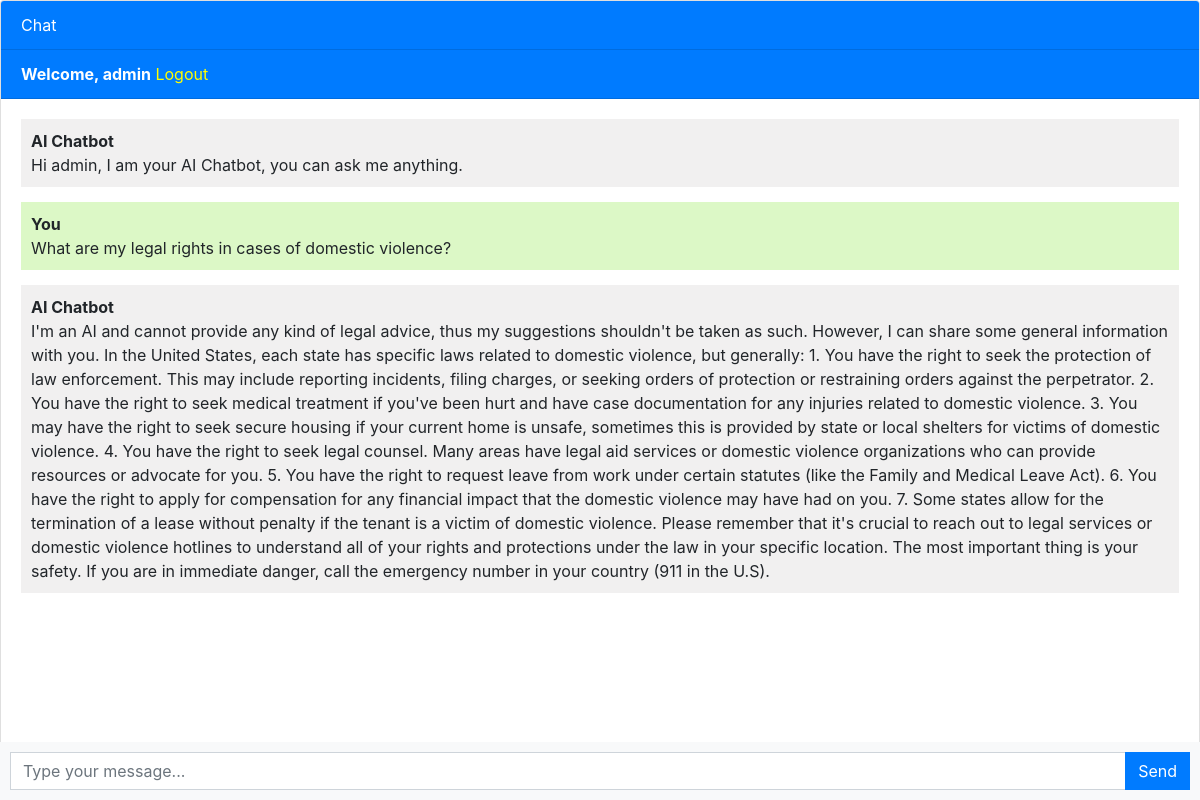
Screenshot of / (signed in) with the database file from the repository.
### chatbot/models.py (models this page shows, shortened)
class Chat(models.Model):
    user = models.ForeignKey(User, on_delete=models.CASCADE)
    message = models.TextField()
    response = models.TextField()
    created_at = models.DateTimeField(auto_now_add=True)

### chatbot/views.py (the view)
# urls.py: path('',views.chatbot, name='chatbot'),
def chatbot(request):
    chats = Chat.objects.filter(user=request.user)
    if request.method == 'POST':
        message = request.POST.get('message')
        response = ask_openai(message)
        chat = Chat(user=request.user, message=message, response=response, created_at=timezone.now())
        chat.save()
        return JsonResponse({'message': message, 'response': response})
    return render(request, 'chatbot.html', {'chats': chats})

### templates/chatbot.html (shortened to what this page needs)
{% extends 'base.html' %}
{% block content %}
<div class="chat-container">
  <div class="card flex-grow-1">
    <div class="card-header bg-primary text-white">Chat</div>
    {% if user.is_authenticated %}
    <div class="card-header bg-primary text-white"><b>Welcome, {{user.username}}</b>   <a style="color: yellow;" href="logout">Logout</a></div>
    {% else %}
    <div class="card-header bg-primary text-white"><a style="color: yellow" href="login">Login</a>   <a style="color: yellow;" href="register">Register</a></div>
    {% endif %}
    <div class="card-body messages-box">
      <ul class="list-unstyled messages-list">
         <li class="message received">
          <div class="message-text">
            <div class="message-sender">
              <b>AI Chatbot</b>
            </div>
            <div class="message-content">
              Hi {{user.username}}, I am your AI Chatbot, you can ask me anything.
            </div>
          </div>
        </li>
        {% for chat in chats %}
          {% if chat.user == request.user %}
          <li class="message sent">
            <div class="message-text">
              <div class="message-sender">
                <b>You</b>
              </div>
              <div class="message-content">
                 {{chat.message}}
              </div>
            </div>
          </li>
          <li class="message received">
            <div class="message-text">
              <div class="message-sender">
                <b>AI Chatbot</b>
              </div>
              <div class="message-content">
                {{chat.response}}
              </div>
            </div>
          </li>
        {% endif %}
        {% endfor %}
      </ul>
    </div>
    <br><br>
    <br><br>
    <br><br>
  </div>
  <form class="message-form">
    <div class="input-group">
      <input type="text" class="form-control message-input" placeholder="Type your message...">
      <div class="input-group-append">
        <button type="submit" class="btn btn-primary btn-send">Send</button>
      </div>
    </div>
  </form>
</div>
{% endblock %}

### templates/base.html (shortened to what this page needs)
<!DOCTYPE html>
<html lang="en">
  <head>
  <link rel="stylesheet" href="https://cdnjs.cloudflare.com/ajax/libs/font-awesome/5.15.4/css/all.min.css">
    <link rel="stylesheet" href="https://stackpath.bootstrapcdn.com/bootstrap/4.3.1/css/bootstrap.min.css">
  </head>
  <body>
    {% block content %}{% endblock %}
  </body>
</html>

### templates/chatbot.html (style rules this page uses)
body, html { height: 100%; }
.messages-box { flex: 1; overflow-y: auto; }
.messages-list { padding-left: 0; }
.message { margin-bottom: 15px; list-style: none; }
.message-text { padding: 10px; border-radius: 5px; }
.sent { background-color: #dcf8c6; align-self: flex-end; }
.received { background-color: #f1f0f0; align-self: flex-start; }
.message-form { display: flex; position: fixed; bottom: 0; left: 0; right: 0; padding: 10px; background-color: #f8f9fa; }
.message-input { flex: 1; border-radius: 0; border-right: none; }
.btn-send { border-radius: 0; }
.chat-container { height: 100%; display: flex; flex-direction: column; }

### rows the page displays
Chat: message "What are my legal rights in cases of domestic violence?", response "I'm an AI and cannot provide any kind of legal advice, thus my suggestions shouldn't be taken as such. However, I can share some general information with you. In the United States, each state has specific laws related to domestic violence, but generally: 1. You have the right to seek the protection of law enforcement. This may include reporting incidents, filing charges, or seeking orders of protection or restraining orders against the perpetrator. 2. You have the right to seek medical treatment if you've been hurt and have case documentation for any injuries related to domestic violence. 3. You may have the right to seek secure housing if your current home is unsafe, sometimes this is…"

### other values shown
{{ user.username }} "admin"
